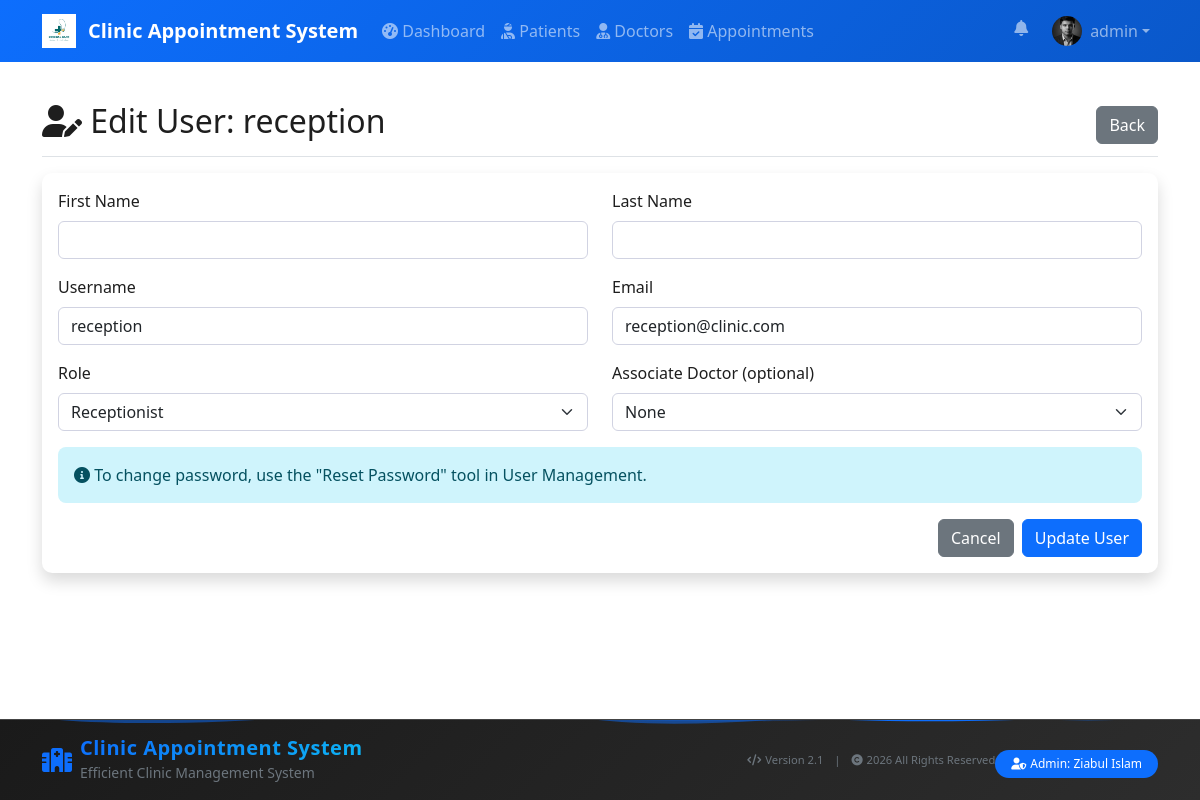
/pages/edit_user.php?id=2 (signed in), run on the app's committed database.
### tables this page shows
CREATE TABLE `users` (
  `user_id` int(11) NOT NULL,
  `username` varchar(50) NOT NULL,
  `password` varchar(255) NOT NULL,
  `email` varchar(100) DEFAULT NULL,
  `first_name` varchar(50) DEFAULT NULL,
  `last_name` varchar(50) DEFAULT NULL,
  `profile_picture` varchar(255) DEFAULT NULL,
  `role` enum('admin','receptionist','doctor','patient') DEFAULT 'receptionist',
  `doctor_id` int(11) DEFAULT NULL,
  `created_at` timestamp NOT NULL DEFAULT current_timestamp()
);

### config/config.php (called while the page is built, shortened)
<?php
if (file_exists(__DIR__ . '/../includes/functions.php')) {
    require_once __DIR__ . '/../includes/functions.php';
}
function isLoggedIn() {
    return isset($_SESSION['user_id']);
}
?>

### includes/functions.php (called while the page is built, shortened)
<?php
function pageFadeIn() {
    return 'fade-in';
}
?>

### pages/edit_user.php (the view, shortened to what this page needs)
<?php
require_once '../includes/header.php';
$user_id = $_GET['id'] ?? null;
try {
    $stmt = $db->prepare("SELECT * FROM users WHERE user_id = :id");
    $stmt->bindParam(':id', $user_id);
    $stmt->execute();
    $user = $stmt->fetch(PDO::FETCH_ASSOC);
} catch (Exception $e) {
    $_SESSION['error'] = 'Error: ' . $e->getMessage();
    redirect('employees.php');
}
?>
<div class="d-flex justify-content-between align-items-center pt-3 pb-2 mb-3 border-bottom">
    <h1 class="h2"><i class="fas fa-user-edit"></i> Edit User: <?php echo htmlspecialchars($user['username']); ?></h1>
    <div>
        <a href="employees.php" class="btn btn-secondary">Back</a>
    </div>
</div>
<div class="card shadow">
    <div class="card-body">
        <form method="POST" action="../process.php?action=update_user">
            <div class="row">
                <div class="col-md-6 mb-3">
                    <label class="form-label">First Name</label>
                    <input class="form-control" name="first_name" value="<?php echo htmlspecialchars($user['first_name'] ?? ''); ?>">
                </div>
                <div class="col-md-6 mb-3">
                    <label class="form-label">Last Name</label>
                    <input class="form-control" name="last_name" value="<?php echo htmlspecialchars($user['last_name'] ?? ''); ?>">
                </div>
            </div>
            <div class="row">
                <div class="col-md-6 mb-3">
                    <label class="form-label">Username</label>
                    <input class="form-control" name="username" value="<?php echo htmlspecialchars($user['username']); ?>" required>
                </div>
                <div class="col-md-6 mb-3">
                    <label class="form-label">Email</label>
                    <input class="form-control" name="email" value="<?php echo htmlspecialchars($user['email'] ?? ''); ?>">
                </div>
            </div>
            <div class="row">
                <div class="col-md-6 mb-3">
                    <label class="form-label">Role</label>
                    <select class="form-select" name="role" required>
                        <option value="Receptionist" <?php echo ($user['role'] == 'receptionist' || $user['role'] == 'Receptionist') ? 'selected' : ''; ?>>Receptionist</option>
                    </select>
                </div>
                <div class="col-md-6 mb-3">
                    <label class="form-label">Associate Doctor (optional)</label>
                    <select class="form-select" name="doctor_id">
                        <option value="">None</option>
                    </select>
                </div>
            </div>
            <div class="alert alert-info">
                <i class="fas fa-info-circle"></i> To change password, use the "Reset Password" tool in User Management.
            </div>
            <div class="d-flex justify-content-end">
                <a href="employees.php" class="btn btn-secondary me-2">Cancel</a>
                <button class="btn btn-primary" type="submit">Update User</button>
            </div>
        </form>
    </div>
</div>
<?php require_once '../includes/footer.php'; ?>

### includes/header.php (shortened to what this page needs)
<?php
require_once __DIR__ . '/../config/config.php';
?>
<!DOCTYPE html>
<html lang="en">
<head>
    <link href="https://cdn.jsdelivr.net/npm/bootstrap@5.1.3/dist/css/bootstrap.min.css" rel="stylesheet">
    <link rel="stylesheet" href="https://cdnjs.cloudflare.com/ajax/libs/font-awesome/6.0.0/css/all.min.css">
    <link href="../assets/css/style.css" rel="stylesheet">
</head>
<body class="has-fixed-navbar">
    <nav class="navbar navbar-expand-lg navbar-dark navbar-transparent">
        <div class="container">
            <a class="navbar-brand d-flex align-items-center" href="../index.php">
                <?php
                $logoRelPath = '../assets/images/logo_white.png';
                $logoAbsPath = __DIR__ . '/../assets/images/logo_white.png';
                if (file_exists($logoAbsPath)):
                ?>
                    <img src="<?php echo $logoRelPath; ?>" alt="<?php echo SITE_NAME; ?>" style="height:34px;object-fit:contain;margin-right:8px;">
                <?php else: ?>
                    <i class="fas fa-hospital-alt me-2"></i>
                <?php endif; ?>
                <span class="ms-1"><?php echo SITE_NAME; ?></span>
            </a>
            <div class="collapse navbar-collapse" id="navbarNav">
                <?php if (isLoggedIn()): ?>
                <ul class="navbar-nav me-auto">
                    <li class="nav-item">
                        <a class="nav-link" href="../pages/dashboard.php"><i class="fas fa-tachometer-alt"></i> Dashboard</a>
                    </li>
                    <?php $role = strtolower($_SESSION['role'] ?? ''); ?>
                    <?php if ($role === 'doctor'): ?>
                        <li class="nav-item">
                            <a class="nav-link" href="../pages/prescriptions.php"><i class="fas fa-file-prescription"></i> Prescriptions</a>
                        </li>
                    <?php else: ?>
                        <li class="nav-item">
                            <a class="nav-link" href="../pages/patients.php"><i class="fas fa-user-injured"></i> Patients</a>
                        </li>
                        <li class="nav-item">
                            <a class="nav-link" href="../pages/doctors.php"><i class="fas fa-user-md"></i> Doctors</a>
                        </li>
                        <li class="nav-item">
                            <a class="nav-link" href="../pages/appointments.php"><i class="fas fa-calendar-check"></i> Appointments</a>
                        </li>
                    <?php endif; ?>
                </ul>
                <?php endif; ?>
                <ul class="navbar-nav">
                    <?php if (isLoggedIn()):
                        $avatarUrl = '../assets/images/default_avatar.png';
                        if (defined('DB_OK') && DB_OK && isset($db) && $db instanceof PDO) {
                            try {
                                $uqq = $db->prepare('SELECT profile_picture, first_name, last_name FROM users WHERE user_id = :id LIMIT 1');
                                $uqq->bindParam(':id',
                                    $_SESSION['user_id']);
                                $uqq->execute();
                                $urow = $uqq->fetch(PDO::FETCH_ASSOC);
                                if (!empty($urow['profile_picture']) && file_exists(__DIR__ . '/../uploads/users/' . $urow['profile_picture'])) {
                                    $avatarUrl = '../uploads/users/' . $urow['profile_picture'];
                                }
                            } catch (Throwable $e) { $profileFullName = $_SESSION['username']; }
                        }
                    ?>
                        <li class="nav-item dropdown position-relative me-2">
                            <a class="nav-link position-relative" href="#" id="notificationBell" role="button" data-bs-toggle="dropdown" aria-expanded="false">
                                <i class="fas fa-bell"></i>
                            </a>
                        </li>
                        <li class="nav-item dropdown">
                            <a class="nav-link dropdown-toggle d-flex align-items-center" href="#" id="userMenu" role="button" data-bs-toggle="dropdown" aria-expanded="false">
                                <img src="<?php echo $avatarUrl; ?>" alt="avatar" style="width:30px;height:30px;object-fit:cover;border-radius:50%;margin-right:8px;">
                                <span class="d-none d-md-inline"><?php echo htmlspecialchars($_SESSION['username']); ?></span>
                            </a>
                        </li>
                    <?php endif; ?>
                </ul>
            </div>
        </div>
    </nav>
    <div class="container mt-4 <?php echo function_exists('pageFadeIn') ? pageFadeIn() : ''; ?>">

### assets/css/style.css (style rules this page uses)
:root { --primary-color: #0d6efd; --secondary-color: #6c757d; --success-color: #198754; --danger-color: #dc3545; --warning-color: #ffc107; --info-color: #0dcaf0; --bg: #ffffff; --panel-bg: #ffffff; --text-color: #1e1e1e; --muted-color: #6c757d; --navbar-rgba: 10,25,41; }
html, body { width: 100%; height: 100%; overflow-y: auto; pointer-events: auto; }
body { font-family: 'Segoe UI', Tahoma, Geneva, Verdana, sans-serif; background-color: var(--bg); color: var(--text-color); }
.card { border: none; border-radius: 10px; background: var(--panel-bg); box-shadow: 0 0.15rem 1.75rem 0 rgba(58, 59, 69, 0.08); transition: all 0.3s; }
.navbar-brand { font-weight: 600; }
.btn { border-radius: 6px; font-weight: 500; }
.alert { border-radius: 8px; border: none; }
.form-control, .form-select { border-radius: 6px; border: 1px solid #d1d3e2; }
.navbar-dark { background: linear-gradient(135deg, var(--primary-color) 0%, #0a58ca 100%); }

### includes/footer.php (style rules this page uses)
.fade-in { animation: fadeIn 1.5s ease-out; }
html, body { height: 100%; }
body { display: flex; flex-direction: column; min-height: 100vh; }
.container { flex: 1; }

### data on the page
users: profile_picture (picture)
users: username "reception", email "reception@clinic.com", role "Receptionist"

### other printed values
SITE_NAME "Clinic Appointment System"
$_SESSION['username'] "admin"
